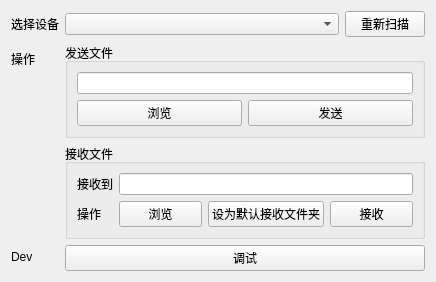
<?xml version="1.0" encoding="UTF-8"?>
<ui version="4.0">
 <class>BluetoothSharingWindow</class>
 <widget class="QWidget" name="BluetoothSharingWindow">
  <property name="geometry">
   <rect>
    <x>0</x>
    <y>0</y>
    <width>436</width>
    <height>269</height>
   </rect>
  </property>
  <property name="windowTitle">
   <string>蓝牙分享</string>
  </property>
  <layout class="QFormLayout" name="formLayout">
   <item row="0" column="0">
    <widget class="QLabel" name="labelForDeviceSelection">
     <property name="text">
      <string>选择设备</string>
     </property>
    </widget>
   </item>
   <item row="0" column="1">
    <layout class="QHBoxLayout" name="horizontal_deviceSelection">
     <item>
      <widget class="QComboBox" name="combo_devices"/>
     </item>
     <item>
      <widget class="QPushButton" name="refreshDeviceList">
       <property name="sizePolicy">
        <sizepolicy hsizetype="Fixed" vsizetype="Fixed">
         <horstretch>0</horstretch>
         <verstretch>0</verstretch>
        </sizepolicy>
       </property>
       <property name="text">
        <string>重新扫描</string>
       </property>
      </widget>
     </item>
    </layout>
   </item>
   <item row="1" column="0">
    <widget class="QLabel" name="labelForAction">
     <property name="text">
      <string>操作</string>
     </property>
    </widget>
   </item>
   <item row="1" column="1">
    <layout class="QVBoxLayout" name="vertical_groupboxes">
     <item>
      <widget class="QGroupBox" name="group_send">
       <property name="title">
        <string>发送文件</string>
       </property>
       <layout class="QVBoxLayout" name="verticalLayout_4">
        <item>
         <widget class="QLineEdit" name="lineEdit_send"/>
        </item>
        <item>
         <layout class="QHBoxLayout" name="horizontal_sendActions">
          <item>
           <widget class="QPushButton" name="browseFilesBtn">
            <property name="text">
             <string>浏览</string>
            </property>
           </widget>
          </item>
          <item>
           <widget class="QPushButton" name="sendBtn">
            <property name="text">
             <string>发送</string>
            </property>
           </widget>
          </item>
         </layout>
        </item>
       </layout>
      </widget>
     </item>
     <item>
      <widget class="QGroupBox" name="group_receive">
       <property name="title">
        <string>接收文件</string>
       </property>
       <layout class="QFormLayout" name="formLayout_3">
        <item row="0" column="0">
         <widget class="QLabel" name="labelForRecvTo">
          <property name="text">
           <string>接收到</string>
          </property>
         </widget>
        </item>
        <item row="0" column="1">
         <widget class="QLineEdit" name="lineEdit_recv"/>
        </item>
        <item row="1" column="0">
         <widget class="QLabel" name="labelForRecvActions">
          <property name="text">
           <string>操作</string>
          </property>
         </widget>
        </item>
        <item row="1" column="1">
         <layout class="QHBoxLayout" name="horizontal_recvActions">
          <item>
           <widget class="QPushButton" name="browseFoldersBtn">
            <property name="text">
             <string>浏览</string>
            </property>
           </widget>
          </item>
          <item>
           <widget class="QPushButton" name="setDefaultRecvFolder">
            <property name="text">
             <string>设为默认接收文件夹</string>
            </property>
           </widget>
          </item>
          <item>
           <widget class="QPushButton" name="recvBtn">
            <property name="text">
             <string>接收</string>
            </property>
           </widget>
          </item>
         </layout>
        </item>
       </layout>
      </widget>
     </item>
    </layout>
   </item>
   <item row="2" column="0">
    <widget class="QLabel" name="labelForDev">
     <property name="text">
      <string>Dev</string>
     </property>
    </widget>
   </item>
   <item row="2" column="1">
    <layout class="QHBoxLayout" name="horizontal_dev">
     <item>
      <widget class="QPushButton" name="debugBtn_1">
       <property name="text">
        <string>调试</string>
       </property>
      </widget>
     </item>
    </layout>
   </item>
  </layout>
 </widget>
 <resources/>
 <connections/>
</ui>
